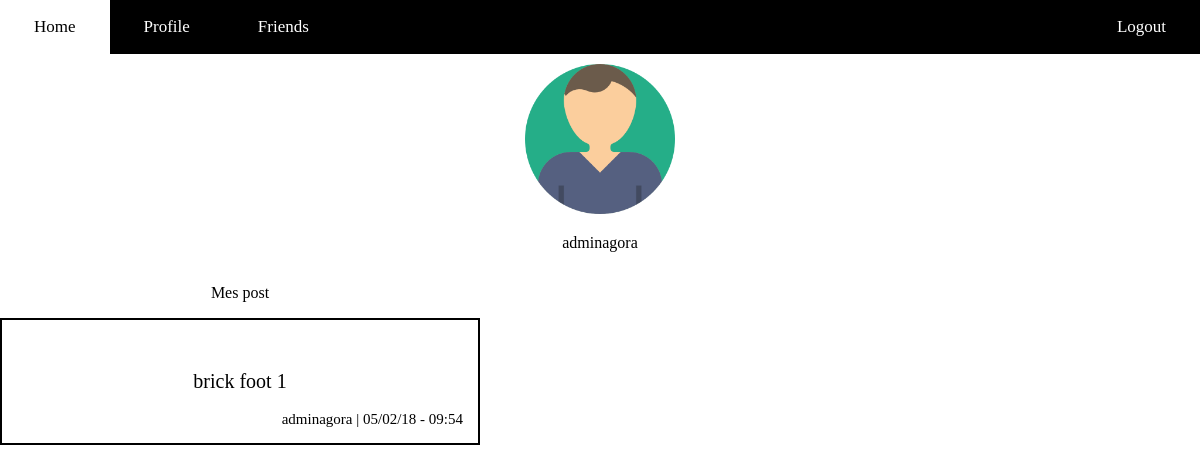
The app's page /profile (signed in) with its own data.
### wall/models.py (models this page shows)
class UserBrick(models.Model):
    text =  models.TextField(max_length=400, blank=True, null=True)
    url =   models.URLField(blank=True, null=True)
    image = models.ImageField(blank=True, null=True)
    date =  models.DateField(auto_now_add=True, blank=True)
    time =  models.TimeField(auto_now_add=True, blank=True)
    uuid  =  models.UUIDField(default=uuid.uuid4, editable=False)
    autor = models.CharField(max_length=40)
    sport_name = models.CharField(max_length=40)

### profilepage/views.py (the view)
# urls.py: url(r'^profile$', views.profile, name='profile'),
def profile(request):
    bricks = UserBrick.objects.filter(autor=request.user.username)
    return render(request, 'profilepage/profile.html', {'bricks': bricks,})

### profilepage/templates/profilepage/profile.html (shortened to what this page needs)
<!DOCTYPE html>
{% extends 'base.html' %}
{% load static %}
  {% block extra_head %}
  <link rel="stylesheet" href="{% static "profilepage/css/stylesheet.css" %}"/>
  <link rel="stylesheet" href="{% static "wall/style.css" %}"/>
  {% endblock %}
  {% block content %}
    <div class="presentation_card">
      <img class="profile_picture" src="{% static "profilepage/image/user.png" %}">
      <p>{{ user.username }}</p>
    </div>
    <div class="my_wall">
      <p>Mes post</p>
      {% block wall %}
      {% include "wall/wall.html" with bircks=bricks %}
      {% endblock %}
    </div>
  {% endblock %}

### wall/templates/wall/wall.html
{% block wall %}
{% for brick in bricks %}
<div class="brick">
  <div class="text">{{ brick.text }}</div>
  <div class="autor">{{ brick.autor }} | {{ brick.date|date:"d/m/y" }} - {{ brick.time|time:"H:i" }}</div>
</div>
{% endfor %}
{% endblock %}

### static/base.css (style rules this page uses)
html, body { margin: 0; padding: 0; }

### profilepage/static/profilepage/css/stylesheet.css (style rules this page uses)
.presentation_card { margin-top: 4em; text-align: center; }
.profile_picture { height: 150px; width: 150px; }
.my_wall { margin-top: 2em; text-align: center; width: 40%; }

### wall/static/wall/style.css (style rules this page uses)
.brick { width: auto; display: flex; align-items: center; justify-content: center; padding: 0; border-style: solid; border-width: 2px; position: relative; }
.text { font-size: 20px; margin-top: 2.5em; margin-bottom: 2.5em; }
.autor { align-self: flex-end; right: 0; padding: 1em; font-size: 15px; position: absolute; }

### records on screen
UserBrick: text "brick foot 1", autor "adminagora", date "05/02/18", time "09:54"

### other values on screen
{{ user.username }} "adminagora"
